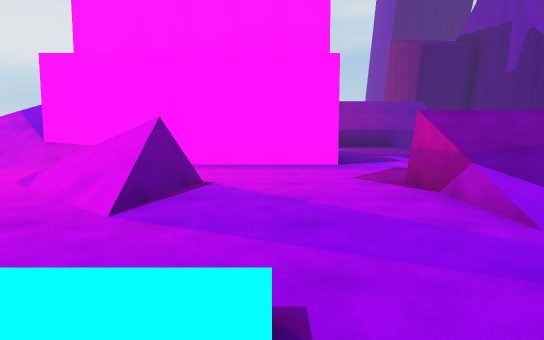
view 1 (above)

22 first-person views from a walk through a Unity game level. The camera is 1.3 m above the floor, tilts 6° down and sees 70° across. The floor is counted in squares, 2 m on a side. Each view is taken from the middle of a square. On the plan, view 1 faces up. The plan holds only what a view shows up to about 11 squares ahead; the rest is blank. The place goes on beyond the plan. The player character is not drawn.

view 2
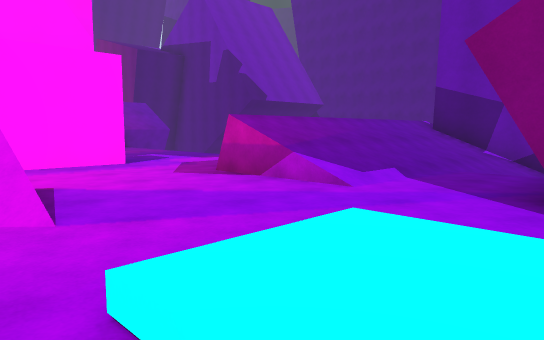

view 3
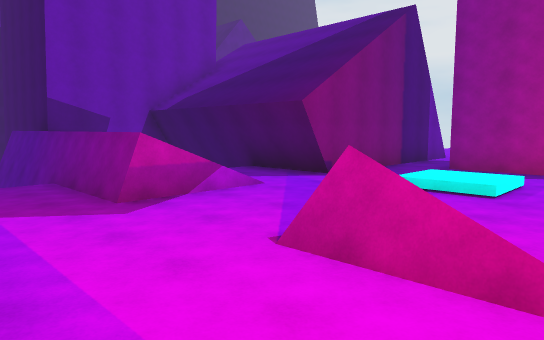

view 4
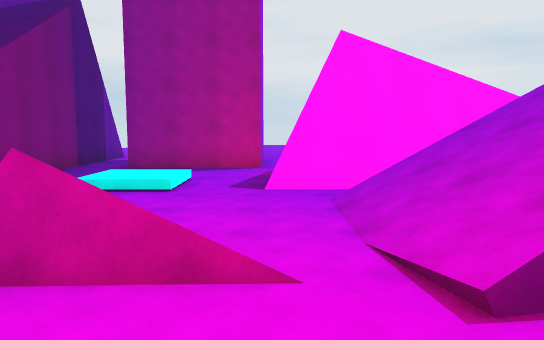

view 5
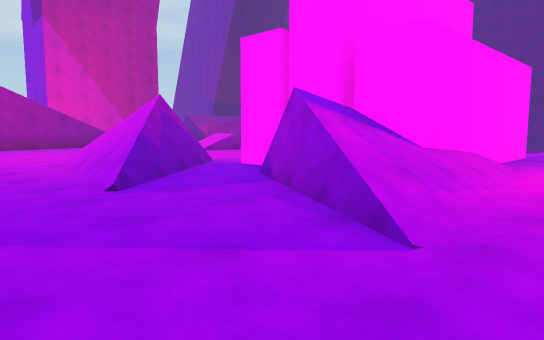

view 6
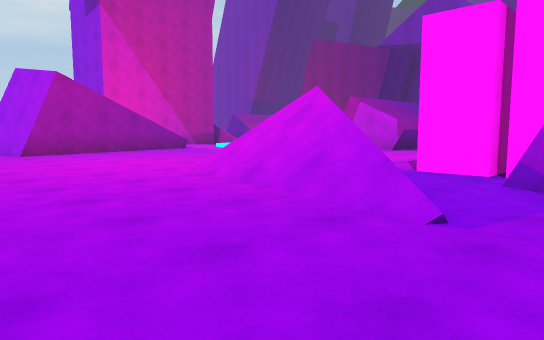

view 7
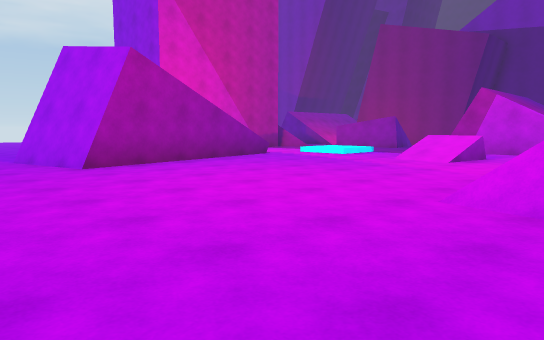

view 8
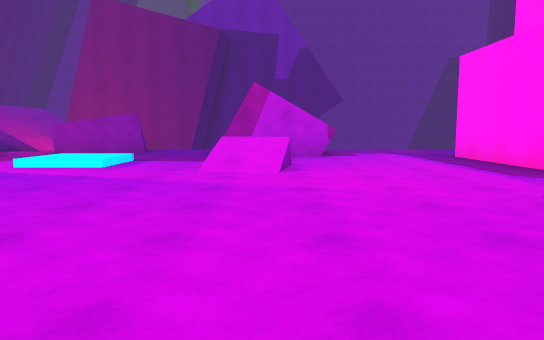

view 9
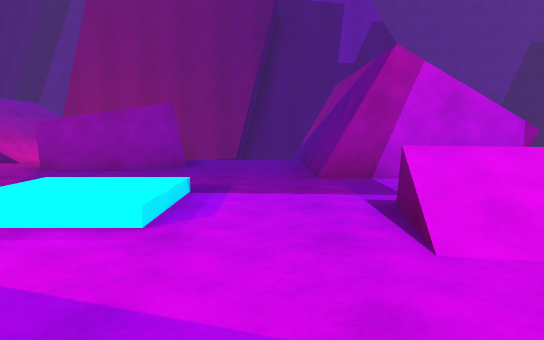

view 10
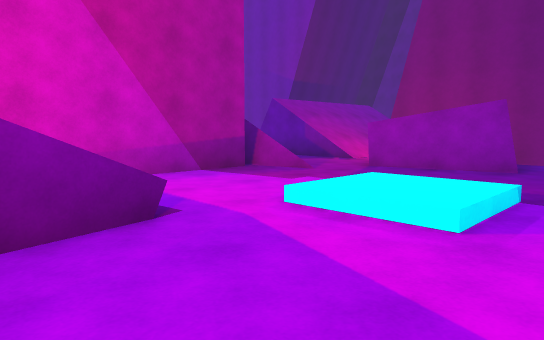

view 11
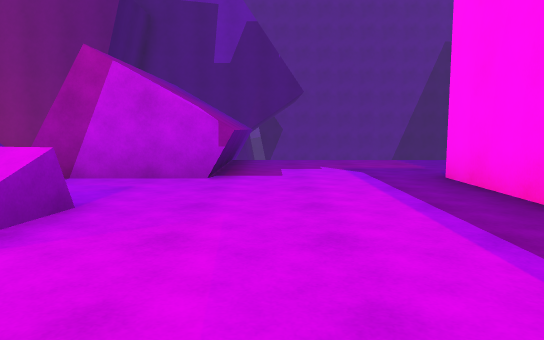

view 12
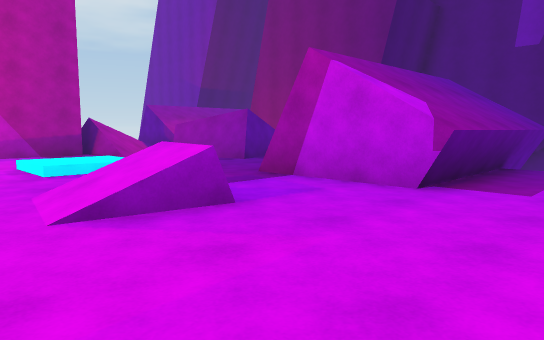

view 13
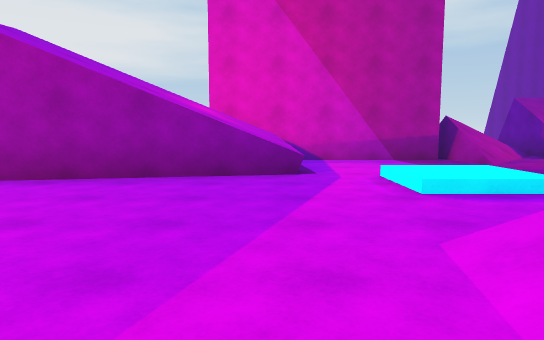

view 14
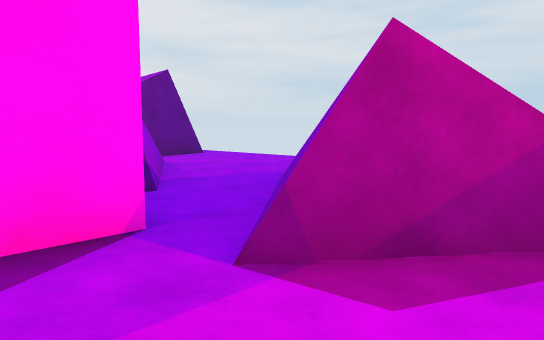

view 15
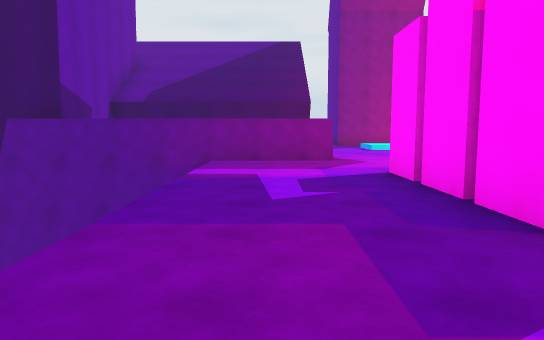

view 16
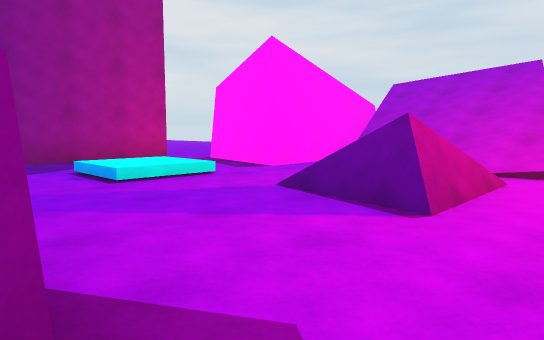

view 17
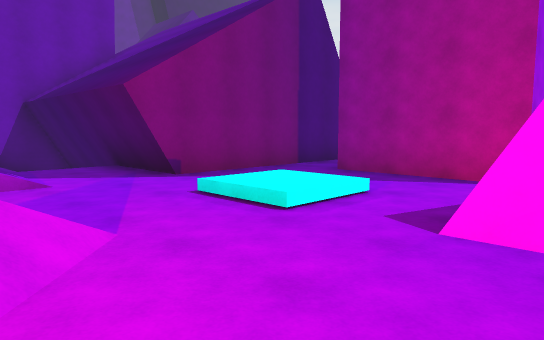

view 18
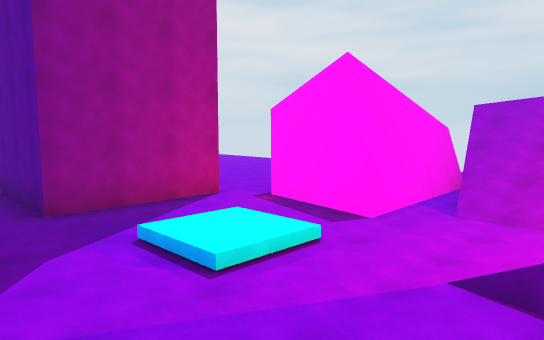

view 19
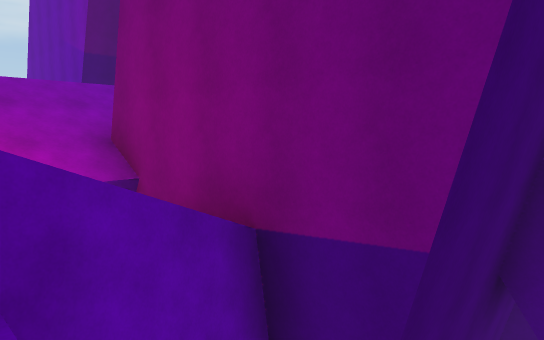

view 20
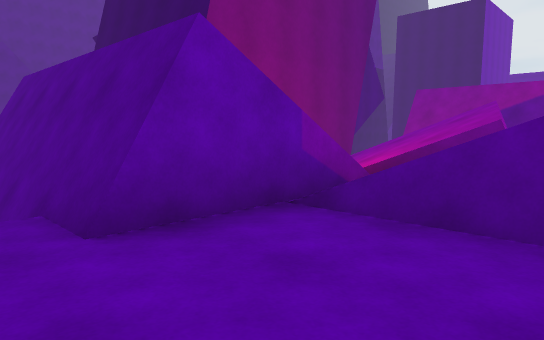

view 21
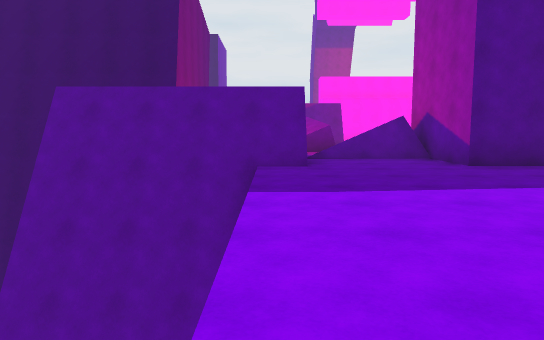

view 22
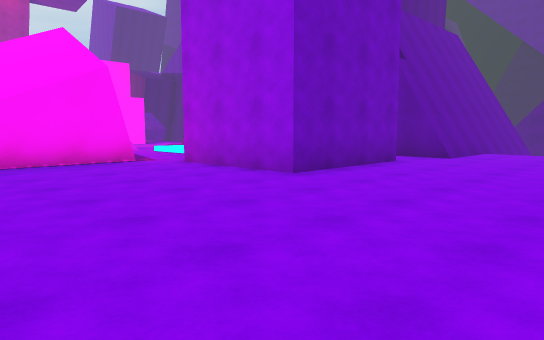

### Floor plan
Key: @ floor where view 1 was taken; # wall or solid block; x gap in a wall; . main floor; : floor 0.25 m higher than the main floor; + floor 0.5 m higher than the main floor; / step, stairs or slope; = window, fence, low wall or low ledge; ^ raised ledge; v drop or lower ground.
Columns run from 10 left of view 1 to 11 right of it. Each row starts with its distance up from view 1.
 32               .
 31              ..
 30             ...
 29             ...
 28            ....   ##
 27           .....vvvv
 26           .....vvvv
 25          ##...#vvvv
 24          ##..#///// v
 23       ######////// vvv
 22   .    x...=/.///#####
 21   .    ^.../.#/  #
 20  .## ##^..../////#
 19  ..###...:/../#v##
 18  ........//.... ####
 17  ..............
 16  ......./=.######
 15 ......../=.#####
 14 ...........#####
 13 ....=..........
 12 .../##.........
 11 .../=#.........
 10 .../=#######...
  9 .../.#######...
  8 ....//######...
  7 ....///+.......
  6 ...///.........  vv
  5 ..../ ////..#vvvvvv
  4 .#/////./=..//////##
  3   v////../..//////#
  2   =////.......////#
  1   #####/.:/.##=///#
  0     ###/./@.#######
 -1     ###/....#
 -2     ........#
 -3     ....###.#
 -4     ....###.#
 -5     ....###.####
 -6    ............=
 -7    ............
 -8    .........
 -9    ....

Positions as (right, up) in squares from view 1, and headings:
1: (0, 0), facing up
2: (-2, 0), facing up-right
3: (-3, 7), facing down-right
4: (-3, 7), facing down
5: (-9, 5), facing up-right
6: (-10, 8), facing up-right
7: (-10, 12), facing up-right
8: (-8, 15), facing right
9: (-4, 17), facing right
10: (-4, 17), facing up-right
11: (-4, 13), facing right
12: (-3, 12), facing up-right
13: (-3, 14), facing up
14: (-3, 13), facing down-left
15: (3, 13), facing down
16: (2, 6), facing down-left
17: (-4, 4), facing down-right
18: (2, 4), facing down-left
19: (4, 17), facing up-right
20: (1, 26), facing down-right
21: (4, 32), facing down
22: (-7, -9), facing up-right
